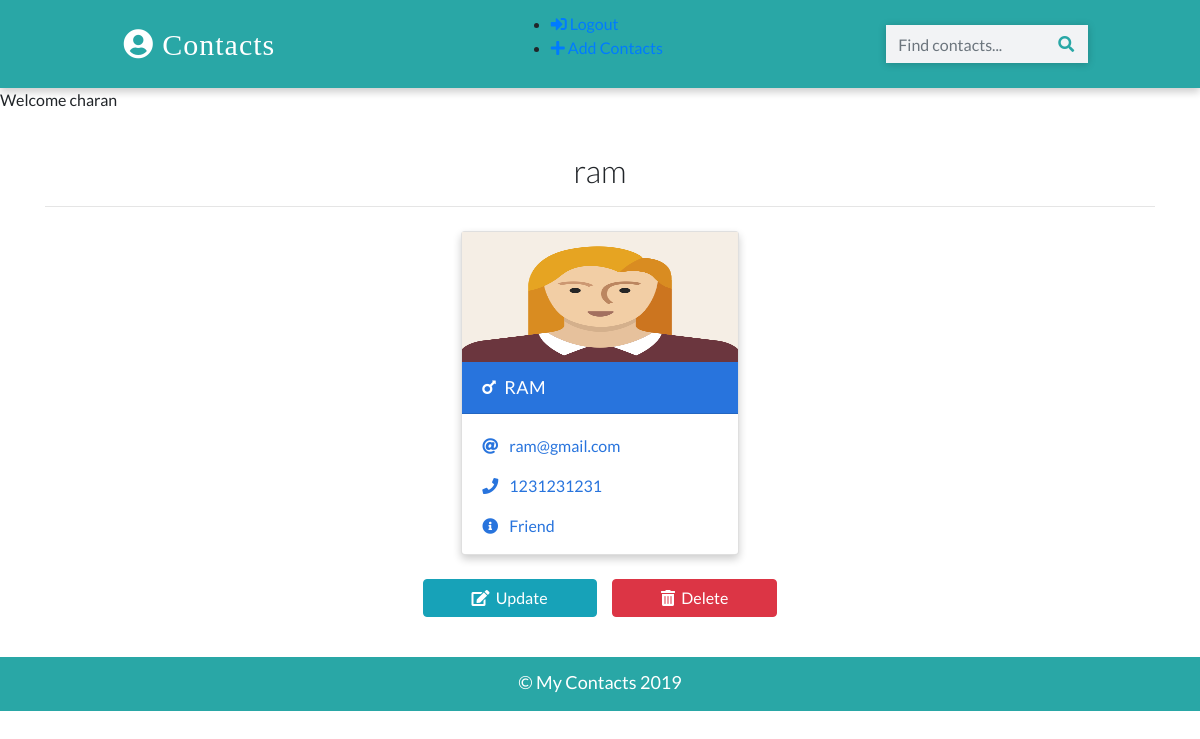
/detail/1 (signed in), run on the app's committed database.
### app/models.py (models this page shows, shortened)
class Contact(models.Model):
    manager = models.ForeignKey(User, on_delete=models.CASCADE, default=None)
    name = models.CharField(max_length=20)
    email = models.EmailField(max_length=150)
    phone = models.IntegerField()
    info = models.CharField(max_length=50)
    gender = models.CharField(max_length=50, choices=(
        ('male', 'Male'),
        ('female', 'Female')
    ))
    image = models.ImageField(upload_to='images/', blank=True)
    date_added = models.DateField(auto_now_add=True)
    class Meta:
        ordering = ['-id']  # display records in descening order

### app/views.py (the view)
# urls.py: path('detail/<int:pk>', views.DetailPageView.as_view(), name='detail'),
class DetailPageView(LoginRequiredMixin, DetailView):
    template_name = 'detail.html'
    model = Contact
    context_object_name = 'contact'

### templates/detail.html (shortened to what this page needs)
{% extends 'base.html' %} {% load static %}  {% block content %}
<div class="container">
  <h2 class="heading font-weight-light text-center">{{contact.name}}</h2>
  <hr />
</div>
<div class="container main-part">
  <div class="card my-2 boy-card w-25 mx-auto">
    <img
      src="{% if contact.image %}
                {{contact.image.url}}
            {% else %}
                {% static './images/girl.png' %}
            {% endif %}"
      class="img-fluid"
    />
    <div class="card-header">
      <a href="#" class="text-white header-link"
        ><i class="fas fa-mars mr-2"></i>{{contact.name}}</a
      >
    </div>
    <div class="card-body pb-0">
      <p>
        <i class="fas fa-at mr-2"></i>
        <a href="mailto:{{contact.email}}">{{contact.email}}</a>
      </p>
      <p>
        <i class="fas fa-phone mr-2"></i>
        <a href="tel:9001010100">{{contact.phone}}</a>
      </p>
      <p><i class="fas fa-info-circle mr-2"></i> {{contact.info}}</p>
    </div>
  </div>
  <div class="container mt-3">
    <p class="text-center text-light">
      <a class="btn btn-info px-5" href="{% url 'update' contact.id %}"
        ><i class="fas fa-edit"></i>&nbsp; Update</a
      >
      <a class="btn btn-danger px-5" href="{% url 'delete' contact.id %}"
        ><i class="fas fa-trash-alt"></i>&nbsp; Delete</a
      >
    </p>
  </div>
</div>
{% endblock content %}

### templates/base.html (shortened to what this page needs)
{% load static %}
<!DOCTYPE html>
<html lang="en">
  <head>
    <link
      rel="stylesheet"
      href="https://stackpath.bootstrapcdn.com/bootstrap/4.2.1/css/bootstrap.min.css"
    />
    <link rel="stylesheet" href="{% static './css/main.css' %}" />
    <link
      rel="stylesheet"
      href="https://use.fontawesome.com/releases/v5.6.3/css/all.css"
    />
  </head>
  <body>
    <nav>
      <a class="logo" href="{% url 'home' %}">
        <i class="fas fa-user-circle"></i>&nbsp;Contacts
      </a>
      <ul>
        {% if request.user.is_authenticated %}
        <li>
          <a href="{% url 'logout' %}">
            <i class="fas fa-sign-in-alt"></i>&nbsp;Logout
          </a>
        </li>
        <li>
          <a href="{% url 'create' %}">
            <i class="fas fa-plus"></i>&nbsp;Add Contacts
          </a>
        </li>
        {% endif %}
      </ul>
      <form class="form-inline my-2" action="{% url 'search' %}" method="POST">
        <input
          class="form-control"
          type="text"
          placeholder="Find contacts..."
          name="search_str"
        />
        <button class="btn" type="submit"><i class="fas fa-search"></i></button>
      </form>
    </nav>
    <p>Welcome {{request.user}}</p>
    <br />
    {% include "partials/_message.html" %} {% block content %} {% endblock content %}
    <footer class="mt-4 p-2">
      <p class="text-center p-1 m-0">&copy; My Contacts 2019</p>
    </footer>
  </body>
</html>

### static/css/main.css (style rules this page uses)
:root { --back: #29a7a6; --girl: #e64298; --boy: #2874dd; }
body { font-family: Lato, sans-serif; }
nav { font-weight: light; display: flex; justify-content: space-around; background-color: var(--back); align-items: center; padding-top: 12px; padding-bottom: 12px; box-shadow: 0 4px 8px 0 rgba(0, 0, 0, 0.2); }
.logo { font-size: 30px; letter-spacing: 1px; color: white; padding: 2px 12px; border-radius: 8px; font-family: cursive; }
form { position: relative; }
button { position: absolute; right: 1px; outline: none; cursor: pointer; }
button i { color: var(--back); }
input { border-radius: 0px !important; width: 250px; border: none !important; background-color: #f2f3f5 !important; box-shadow: 0 1px 8px 0 rgba(0, 0, 0, 0.2); }
.card { box-shadow: 0 4px 8px 0 rgba(0, 0, 0, 0.2); transition: 0.3s; min-width: 250px; box-sizing: border-box; }
img { height: 130px !important; }
.card-header { font-size: 18px; letter-spacing: 0.5px; text-transform: uppercase; }
.boy-card .card-header { background-color: var(--boy); }
.boy-card .card-body, .boy-card .card-body p a { color: var(--boy); }
.card-body p { cursor: pointer; }
.main-part { display: flex; flex-wrap: wrap; justify-content: space-evenly; }
footer { background-color: var(--back); color: white; font-size: 18px; border-bottom: 3px solid var(--back); }

### data on the page
Contact: name "ram", name "RAM", email "ram@gmail.com", phone "1231231231", info "Friend"

### other printed values
{{ request.user }} "charan"
